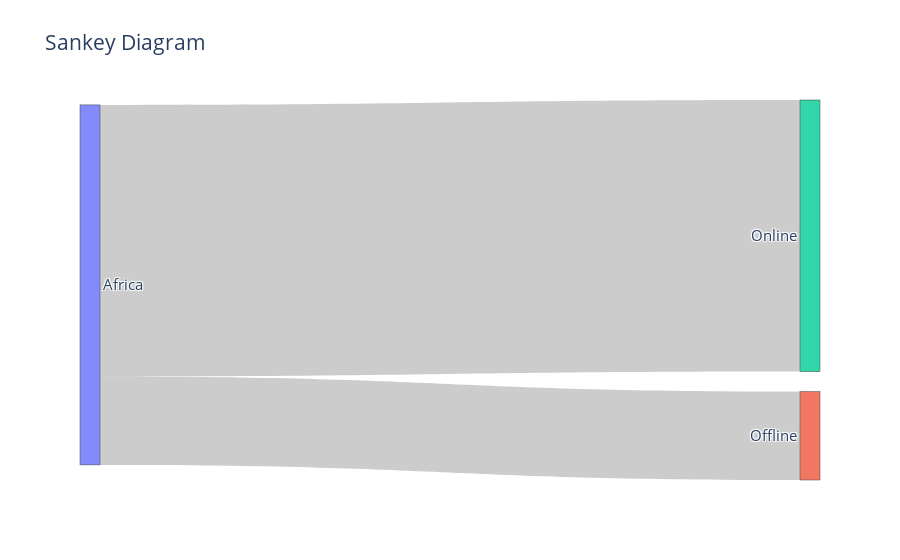

Notebook code for this chart:
### Code cell
# 예시
trace = go.Sankey(node = dict(label = ['Africa', 'Offline', 'Online']),
                  link = dict(source = [0, 0],
                              target = [1, 2],
                              value = [4015718.1, 12342417.5])
                 )
data = [trace]
layout = go.Layout(title = 'Sankey Diagram', font_size = 15)
fig = go.Figure(data, layout)
fig.show()

### Figure 1 — Plotly figure (JSON) as saved in the notebook; plotly's stock layout.template omitted (floating-point values rounded to 4 significant figures)
{"data": [{"link": {"source": [0, 0], "target": [1, 2], "value": [4016000.0, 12340000.0]}, "node": {"label": ["Africa", "Offline", "Online"]}, "type": "sankey"}], "layout": {"font": {"size": 15}, "title": {"text": "Sankey Diagram"}}}
